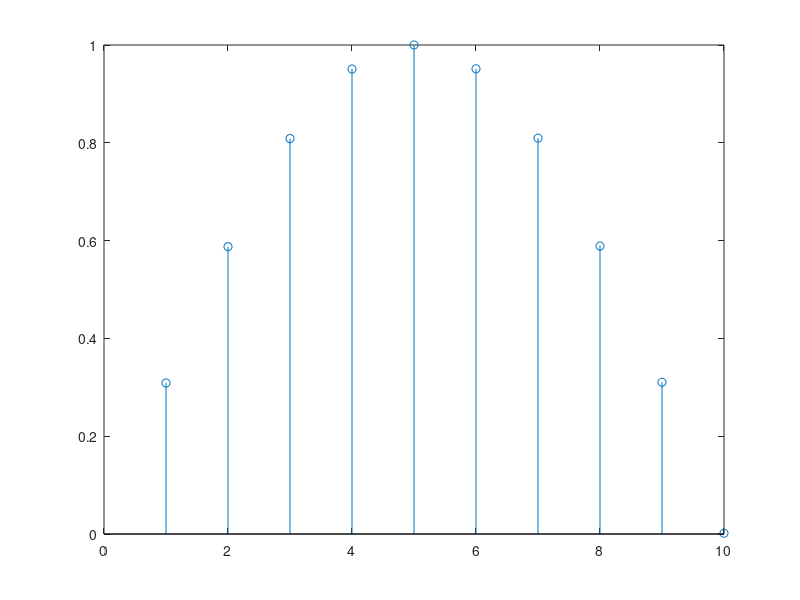

Write MATLAB code to recreate this figure. (Note: this script raises an error after producing the figure.)
%% clean and clear
clc 
close all
clearvars
%% Autocorrelation
%vecteur de test
t = 1:10;
s_ref = sin(3.14.*t./10);

figure
stem(s_ref)

[corr] = correlation(s_ref,s_ref,numel(s_ref));

disp('Le resultat de la correlation est:')
disp(['[ ' num2str(corr) ' ]'])



